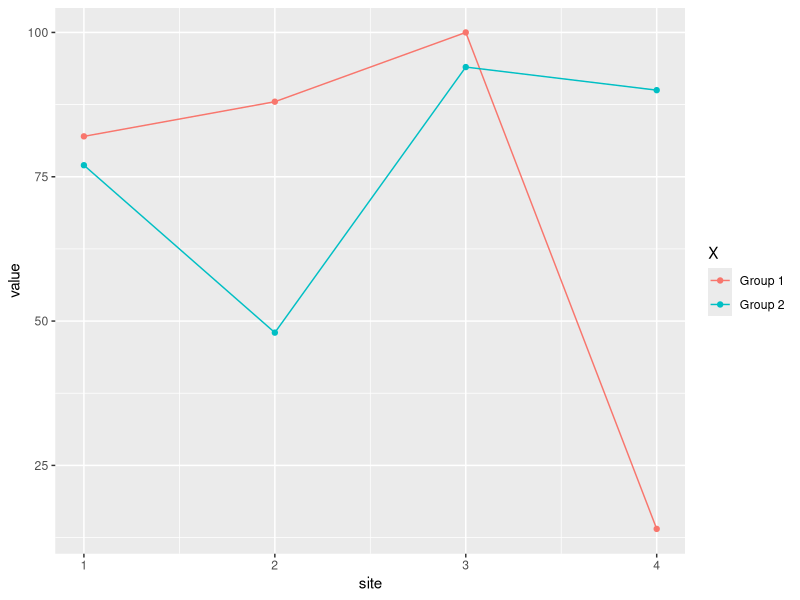
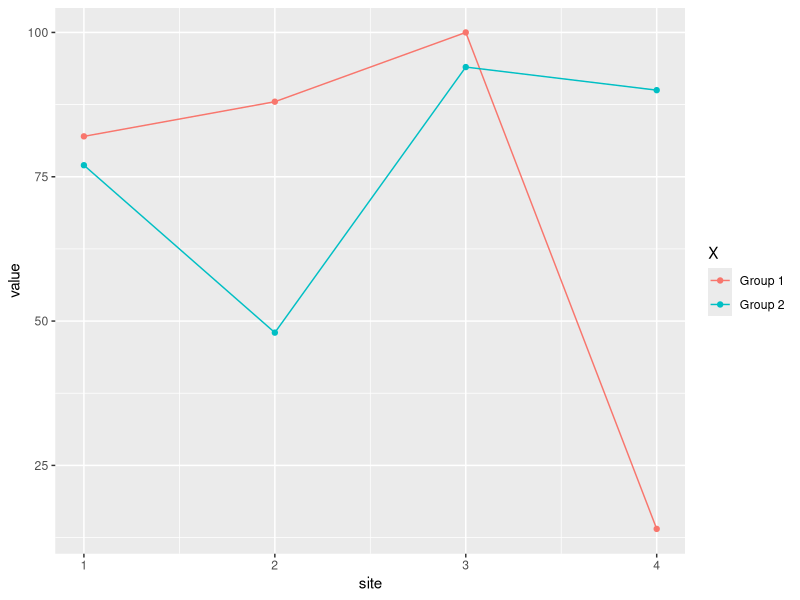

Here is the R script that generated these plots, in order:
# example code file for learning how to use Git and GitHub

#make a dummy figure
  library(ggplot2)
  data <- read.csv("data/example-csv.csv")
  data$X <- c(rep("Group 1", 4), rep("Group 2", 4))
  ggplot(data, aes(x=site, y=value, color = X)) + geom_point() + geom_line()

  ggsave("figures/figure1.png")
